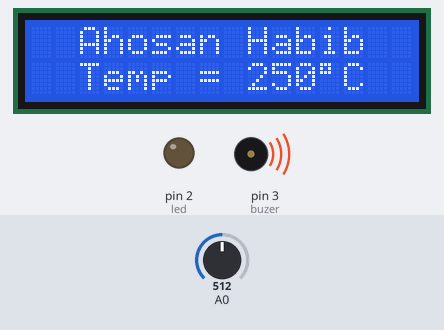
Simulated run of this sketch. Board: Arduino Uno, built with avr-gcc and run on an emulated ATmega328P. Shown: 16×2 character LCD, output pins drawn as LEDs (lit = HIGH), buzzer (waves = sounding, pin HIGH). The test bench sets the inputs (shaded band); at power-on: A0 = 512.

Above: at 1.2 s.
1.3 s: A0 set to 73
At 1.7 s:
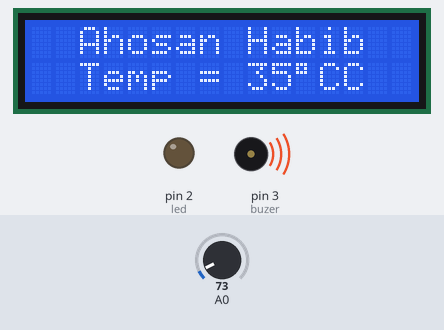
2.8 s: A0 set to 60
At 4.0 s:
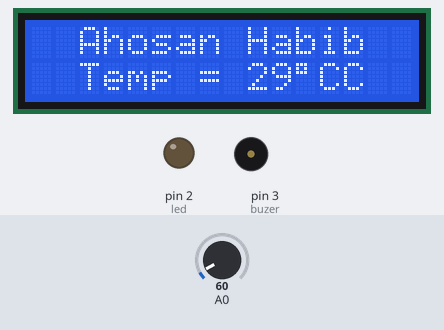
4.3 s: A0 set to 22
At 5.3 s:
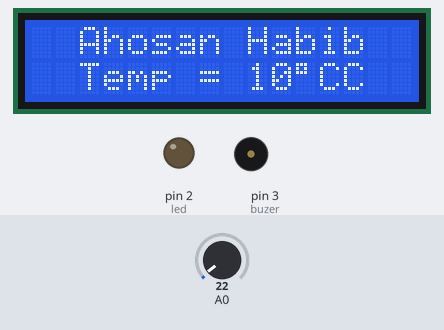
5.8 s: A0 set to 19
At 6.3 s:
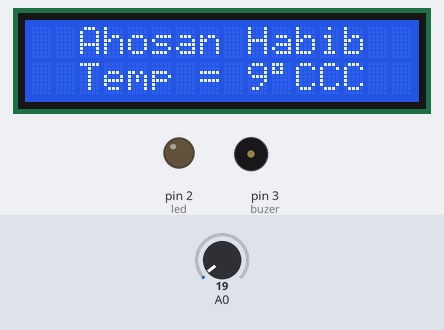
Timing chart, 0 to 8.3 s (numbered marks = the images above; inputs shaded):
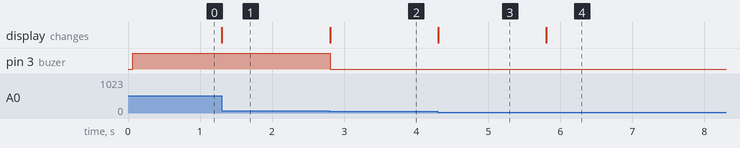

Measured:
- the behaviour switches between 68 and 67 on A0 (found by bisection; images 1 and 2)
- the behaviour switches between 21 and 20 on A0 (found by bisection; images 3 and 4)
- after the input at 1.3 s, the display: changes at once (image 1)
- after the input at 2.8 s, pin 3 (buzer): HIGH → LOW at once; the display: changes at once (image 2)
- after the input at 4.3 s, the display: changes at once (image 3)
- after the input at 5.8 s, the display: changes at once (image 4)

The sketch:

tempAlert.ino
```cpp
#include<LiquidCrystal.h>
LiquidCrystal lcd(5,6,7,8,9,10);
int led = 2;
int buzer = 3;
float value;
float milivolt;
int temp;
void setup() {
  lcd.begin(16,2);
  pinMode(led, OUTPUT);
  pinMode(buzer, OUTPUT);
}

void loop() {
  value = analogRead(A0);
  milivolt = (value*5000)/1024;
  temp = milivolt/10;
  lcd.setCursor(2,0);
  lcd.print("Ahosan Habib");
  lcd.setCursor(2,1);
  lcd.print("Temp = ");
  lcd.print(temp);
  if(temp==30 || temp==31){
    digitalWrite(led, HIGH);
  }else if(temp>=33){
    digitalWrite(buzer, HIGH);
  }else{
    digitalWrite(led, LOW);
    digitalWrite(buzer, LOW);
  }
  lcd.print(char(223));
  lcd.print("C");
}
```
